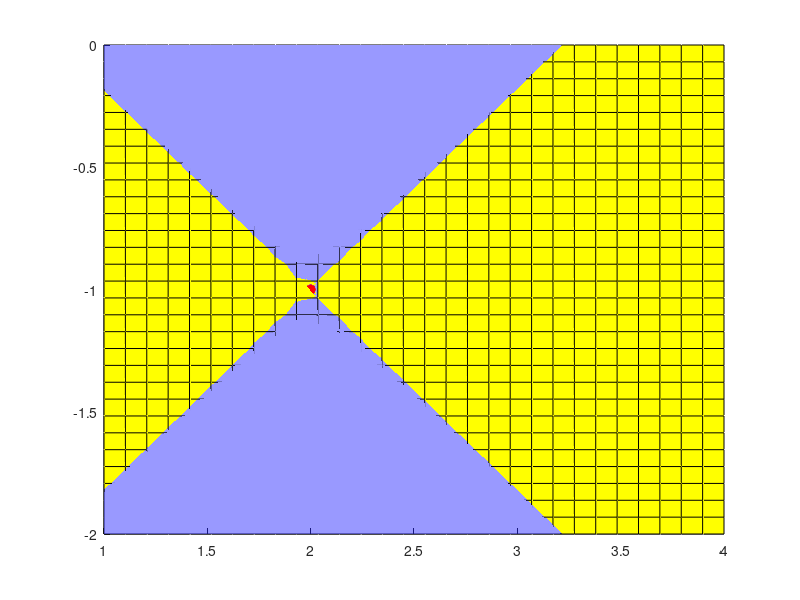

Write MATLAB code to recreate this figure.
hold on
x=linspace(1,4,30);
y=linspace(-2,0,30);
[x, y]=meshgrid(x,y);
z=3*y.^2-2*x.^2+x;
surf(x,y,z,'FaceColor','b','FaceAlpha',0.4,'EdgeColor','none')
plot3(2,-1,-3,'*','Color','r','linewidth',5)
z=-7*x-6*y+5;
surf(x,y,z,'FaceColor','y')

rotate3d on